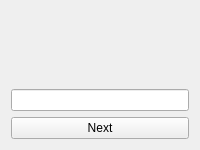
<?xml version="1.0" encoding="UTF-8"?>
<ui version="4.0">
 <class>QuizDialog</class>
 <widget class="QDialog" name="QuizDialog">
  <property name="geometry">
   <rect>
    <x>0</x>
    <y>0</y>
    <width>200</width>
    <height>150</height>
   </rect>
  </property>
  <property name="windowTitle">
   <string>Quiz</string>
  </property>
  <layout class="QVBoxLayout" name="verticalLayout">
   <item alignment="Qt::AlignHCenter">
    <widget class="QLabel" name="lblCount"/>
   </item>
   <item alignment="Qt::AlignHCenter">
    <widget class="QLabel" name="lblQuestion"/>
   </item>
   <item>
    <widget class="QLineEdit" name="edtAnswer"/>
   </item>
   <item>
    <widget class="QPushButton" name="btnNext">
     <property name="text">
      <string>Next</string>
     </property>
     <property name="autoDefault">
      <bool>false</bool>
     </property>
    </widget>
   </item>
  </layout>
 </widget>
 <resources/>
 <connections/>
</ui>
